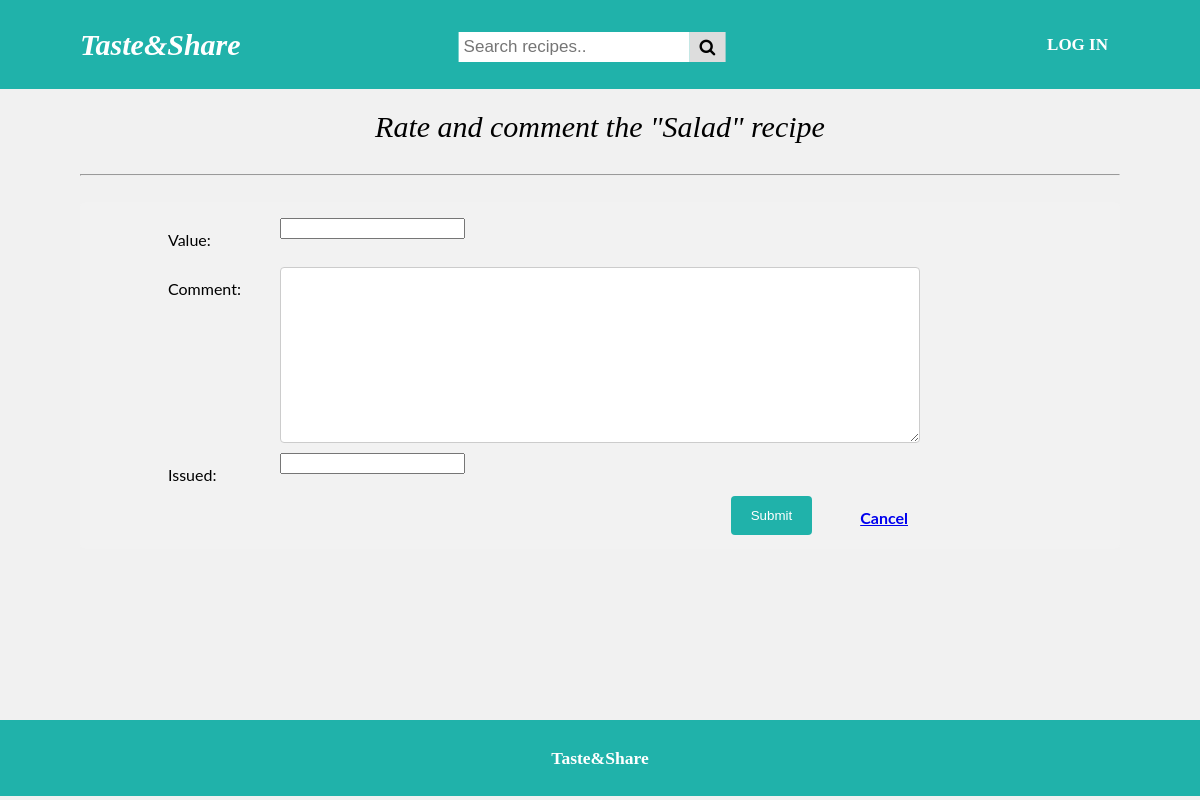
Page /rate-recipe/10 on the earlier database version.
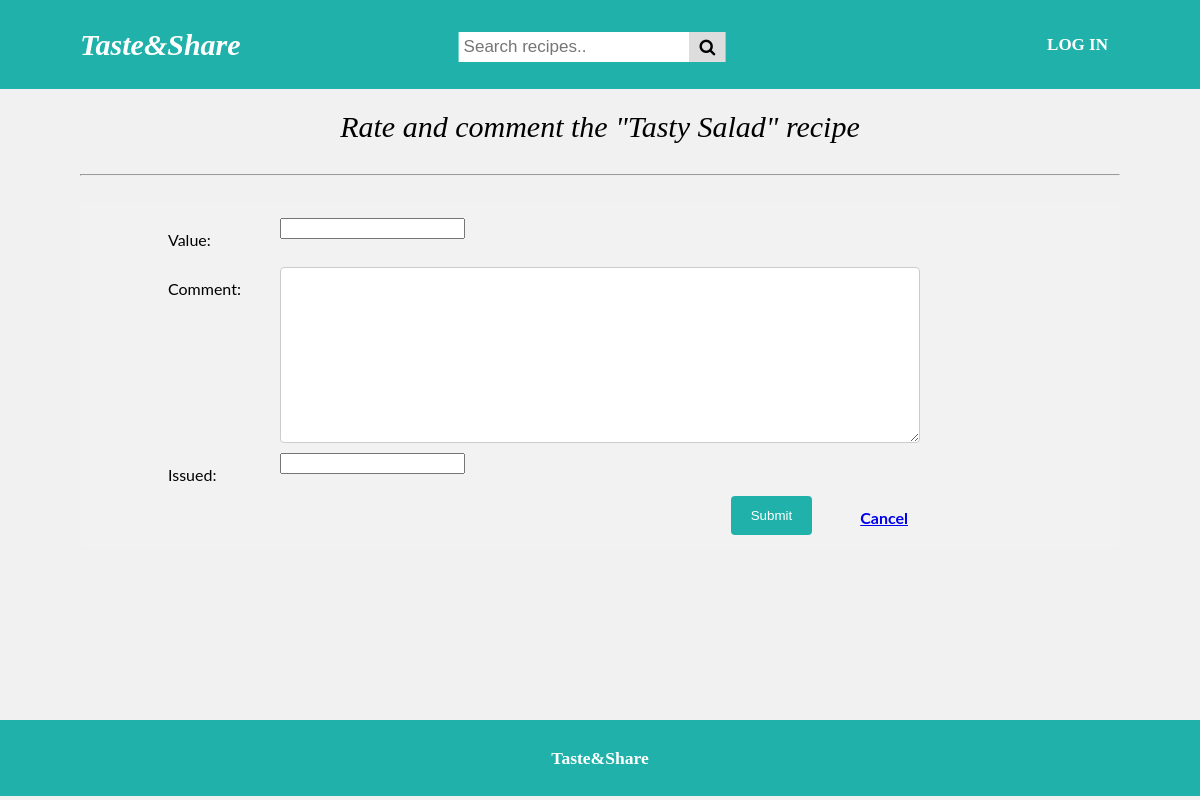
Same page on the later database version.
### tasteandshare/models.py (models this page shows, shortened)
class Recipe(models.Model):
    RECIPE_TYPES = [('sl', "Salad"), ('sp', "Soup"), ('hd', "Hot dish"), ('ds', "Dessert"), ('ps', "Pasta"), ('pz', "Pizza")]
    recipe_name = models.CharField(max_length=100, unique=True, verbose_name="Recipe name")
    recipe_type = models.CharField(choices=RECIPE_TYPES, max_length=10, verbose_name="Recipe type")
    calories = models.CharField(max_length=30, verbose_name="Calories")
    time = models.CharField(max_length=4, verbose_name="Time")
    preparation = models.TextField()
    image = models.ImageField(upload_to='uploads', blank=True)
    issued = models.DateField()
    author = models.ForeignKey('Author', on_delete=models.CASCADE)

### tasteandshare/views.py (the view)
# urls.py: path('rate-recipe/<int:id>', tasteandshare_views.add_rating_comment, name="rate-recipe"),
def add_rating_comment(request, id):
    recipe = Recipe.objects.get(id=id)
    if request.method == "POST":
        form = RatingForm(request.POST)
        if form.is_valid():
            rating = form.save(commit=False)
            rating.issued = datetime.datetime.now()
            rating.recipe = Recipe.objects.get(id=id)
            rating.author = Author.objects.get(email=request.user.email)
            rating.save()
            return redirect('recipe', recipe.id)
    else:
        form = RatingForm()
    return render(request, 'add_rating_and_comments.html', {'form':form, 'recipe':recipe})

### tasteandshare/forms.py (shortened to what this page needs)
class RatingForm(forms.ModelForm):
    class Meta:
        model = Rating
        fields = [
        'value',
        'comment',
        'issued'
   ]

### tasteandshare/templates/add_rating_and_comments.html (shortened to what this page needs)
{% extends 'base.html' %}
{% block content %}
    <div class="main">
        <p class="center"><i>Rate and comment the "{{ recipe.recipe_name }}" recipe</i></p>
        <hr><br>
        <div class="container">
            <form method="POST" enctype="multipart/form-data">
                {% for f in form %}
                    <div class="row2">
                        <div class="col-25">
                            <label for="{{ f.id_for_label }}">{{ f.label }}: </label>
                        </div>
                        <div class="col-75">
                            {{ f }}
                        </div>
                    </div>
                {% endfor %}
                    <div class="row2">
                        <a class="btn_cancel2" href="{% url 'recipes' %}"><b>Cancel</b></a>
                        <input type="submit" value="Submit">
                    </div>
            </form>
        </div>
    </div>
{% endblock %}

Differences in the rows shown:
changed Recipe: recipe_name "Salad" → "Tasty Salad"
